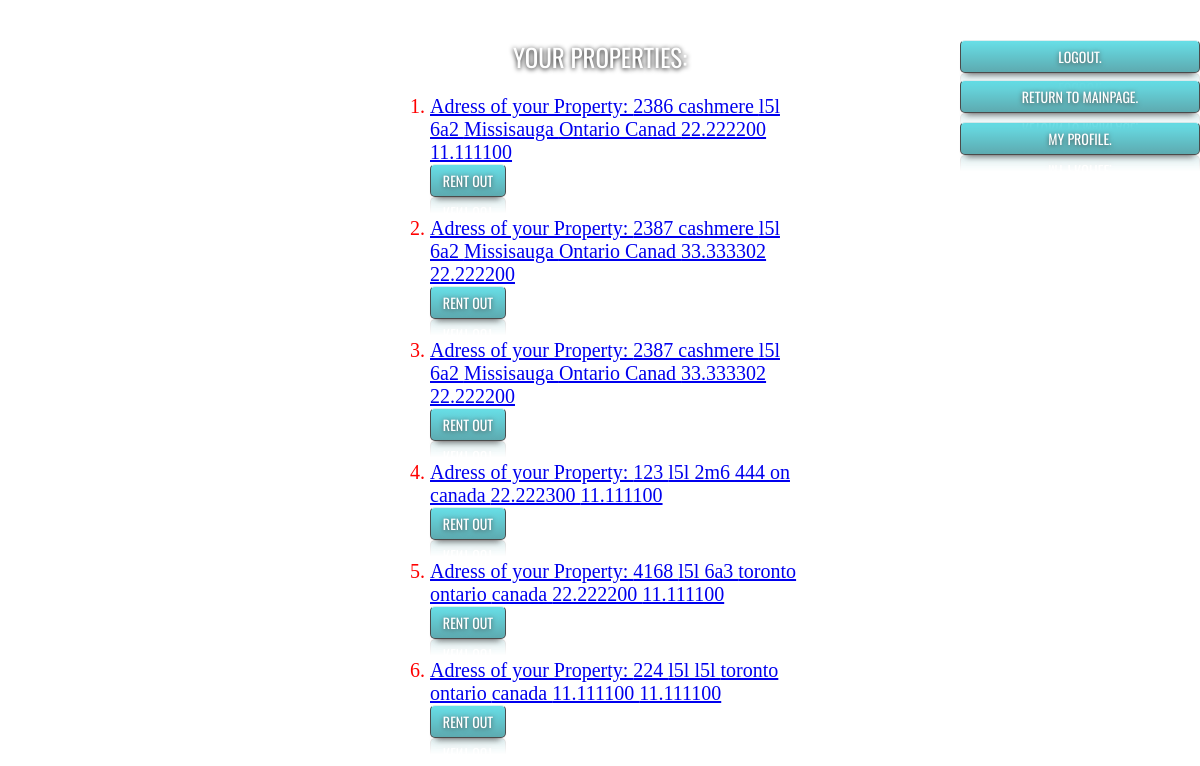
/listhouses.php (signed in), run on the app's committed database.
### tables this page shows
CREATE TABLE `location` (
  `id` int(10) NOT NULL,
  `street_address` varchar(255) NOT NULL,
  `zip_code` varchar(60) NOT NULL,
  `city` varchar(255) NOT NULL,
  `province` varchar(255) NOT NULL,
  `country` varchar(255) NOT NULL,
  `longitude` float(10,6) NOT NULL,
  `latitude` float(10,6) NOT NULL
);

### listhouses.php (the view, shortened to what this page needs)
<?php
require_once ('configcsc343.php');
$dbh =new PDO("mysql:host={$dbhost};port={$dbport};dbname={$dbname};charset=utf8", $dbuser, $dbpass);
$stmt = $dbh->prepare('SELECT id, street_address,zip_code,city,province,country,longitude,latitude FROM location inner join rentedproperties ON location.id=rentedproperties.location_id WHERE rentedproperties.user_id=:user_id');
$stmt->bindValue(':user_id', $_SESSION['id']);
$res = $stmt->execute();
?>
<html>
    <head>
    </head>
<div class="wrapper">
    <body>
        <h1>Your properties:</h1>
        <ol >
        <?php
        while($row  = $stmt->fetch(PDO::FETCH_ASSOC))
        {
            ?>
            <li><a href='houseinfo.php?location_id=<?php echo $row['id'];?>'>Adress of your Property: <?php echo $row['street_address'],' ',$row['zip_code'],' ',$row['city'],' ',$row['province'],' ',$row['country'],' ',$row['longitude'],' ',$row['latitude']; ?>
        <form action='rentproperty.php' method='get'>
         <button type='submit' class="button">Rent out</button>
        </form>
                </a>
        </li>
            <?php
        }
 ?>
    </ol>
      <form class="form" method="POST" action="logout1.php">
        <button type="submit" class="button1" name='type' value="logout" >Logout.</button>
      </form>
        <form class="form" method="POST" action="useraccount.php">
        <button type="submit" class="button2" name='type' value="logout" >My profile.</button>
        </form>
        <form class="form" method="POST" action="main.php">
        <button type="submit" class="button3 "  >Return to mainpage.</button>
      </form>
    </body>
</html>

### listhouses.php (style rules this page uses)
body { background: url(http://subtlepatterns2015.subtlepatterns.netdna-cdn.com/patterns/dark_wall.png); }
.wrapper { width: 420px; margin: 0 auto; }
h1 { text-align: center; padding: 30px 0px 0px 0px; font: 25px Oswald; color: #FFF; text-transform: uppercase; text-shadow: #000 0px 1px 5px; margin: 0px; }
.form { width: 100%; }
ol { display: block; color:red; list-style-type: decimal; font-size: 20px; margin-top: 1em; margin-bottom: 1em; margin-left: 0; margin-right: 0; padding-left: 40px; }
.button { width: 20%; padding: 5px; border-radius: 5px; outline: none; border: none; background-image: -webkit-gradient(linear, 0 0, 0 100%, from(#28D2DE), to(#1A878F)); background-image: -webkit-linear-gradient(#28D2DE 0%, #1A878F 100%); background-image: -moz-linear-gradient(#28D2DE 0%, #1A878F 100%); background-image: -o-linear-gradient(#28D2DE 0%, #1A878F 100%); background-image: linear-gradient(#28D2DE 0%, #1A878F 100%); font: 14px Oswald; color: #FFF; text-transform: uppercase; text-shadow: #000 0px 1px 5px; border: 1px solid #000; opacity: 0.7; -webkit-box-shadow: 0 8px 6px -6px rgba(0, 0, 0, 0.7); -moz-box-shadow: 0 8px 6px -6px rgba(0, 0, 0, 0.7); box-shadow: 0 8px 6px -6px rgba(0, 0, 0, 0.7); border-top: 1px solid rgba(255, 255, 255, 0.8) !important; -webkit-box-reflect: below 0px -webkit-gradient(linear, left top, left bottom, from(transparent), color-stop(50%, transparent), to(rgba(255, 255, 255, 0.2))); }
.button1 { width: 20%; padding: 5px; border-radius: 5px; outline: none; border: none; background-image: -webkit-gradient(linear, 0 0, 0 100%, from(#28D2DE), to(#1A878F)); background-image: -webkit-linear-gradient(#28D2DE 0%, #1A878F 100%); background-image: -moz-linear-gradient(#28D2DE 0%, #1A878F 100%); background-image: -o-linear-gradient(#28D2DE 0%, #1A878F 100%); background-image: linear-gradient(#28D2DE 0%, #1A878F 100%); font: 14px Oswald; color: #FFF; text-transform: uppercase; text-shadow: #000 0px 1px 5px; border: 1px solid #000; opacity: 0.7; -webkit-box-shadow: 0 8px 6px -6px rgba(0, 0, 0, 0.7); -moz-box-shadow: 0 8px 6px -6px rgba(0, 0, 0, 0.7); box-shadow: 0 8px 6px -6px rgba(0, 0, 0, 0.7); border-top: 1px solid rgba(255, 255, 255, 0.8) !important; -webkit-box-reflect: below 0px -webkit-gradient(linear, left top, left bottom, from(transparent), color-stop(50%, transparent), to(rgba(255, 255, 255, 0.2))); position:absolute; top:40; right:0; }
.button2 { width: 20%; padding: 5px; border-radius: 5px; outline: none; border: none; background-image: -webkit-gradient(linear, 0 0, 0 100%, from(#28D2DE), to(#1A878F)); background-image: -webkit-linear-gradient(#28D2DE 0%, #1A878F 100%); background-image: -moz-linear-gradient(#28D2DE 0%, #1A878F 100%); background-image: -o-linear-gradient(#28D2DE 0%, #1A878F 100%); background-image: linear-gradient(#28D2DE 0%, #1A878F 100%); font: 14px Oswald; color: #FFF; text-transform: uppercase; text-shadow: #000 0px 1px 5px; border: 1px solid #000; opacity: 0.7; -webkit-box-shadow: 0 8px 6px -6px rgba(0, 0, 0, 0.7); -moz-box-shadow: 0 8px 6px -6px rgba(0, 0, 0, 0.7); box-shadow: 0 8px 6px -6px rgba(0, 0, 0, 0.7); border-top: 1px solid rgba(255, 255, 255, 0.8) !important; -webkit-box-reflect: below 0px -webkit-gradient(linear, left top, left bottom, from(transparent), color-stop(50%, transparent), to(rgba(255, 255, 255, 0.2))); position:absolute; top:122; right:0; }
.button3 { width: 20%; padding: 5px; border-radius: 5px; outline: none; border: none; background-image: -webkit-gradient(linear, 0 0, 0 100%, from(#28D2DE), to(#1A878F)); background-image: -webkit-linear-gradient(#28D2DE 0%, #1A878F 100%); background-image: -moz-linear-gradient(#28D2DE 0%, #1A878F 100%); background-image: -o-linear-gradient(#28D2DE 0%, #1A878F 100%); background-image: linear-gradient(#28D2DE 0%, #1A878F 100%); font: 14px Oswald; color: #FFF; text-transform: uppercase; text-shadow: #000 0px 1px 5px; border: 1px solid #000; opacity: 0.7; -webkit-box-shadow: 0 8px 6px -6px rgba(0, 0, 0, 0.7); -moz-box-shadow: 0 8px 6px -6px rgba(0, 0, 0, 0.7); box-shadow: 0 8px 6px -6px rgba(0, 0, 0, 0.7); border-top: 1px solid rgba(255, 255, 255, 0.8) !important; -webkit-box-reflect: below 0px -webkit-gradient(linear, left top, left bottom, from(transparent), color-stop(50%, transparent), to(rgba(255, 255, 255, 0.2))); position:absolute; top:80; right:0; }

### data on the page
location: street_address "2386 cashmere", zip_code "l5l 6a2", city "Missisauga", province "Ontario", country "Canad", longitude "22.222200", latitude "11.111100"
location: street_address "2387 cashmere", zip_code "l5l 6a2", city "Missisauga", province "Ontario", country "Canad", longitude "33.333302", latitude "22.222200"
location: street_address "2387 cashmere", zip_code "l5l 6a2", city "Missisauga", province "Ontario", country "Canad", longitude "33.333302", latitude "22.222200"
location: street_address "123", zip_code "l5l 2m6", city "444", province "on", country "canada", longitude "22.222300", latitude "11.111100"
location: street_address "4168", zip_code "l5l 6a3", city "toronto", province "ontario", country "canada", longitude "22.222200", latitude "11.111100"
location: street_address "224", zip_code "l5l l5l", city "toronto", province "ontario", country "canada", longitude "11.111100", latitude "11.111100"
